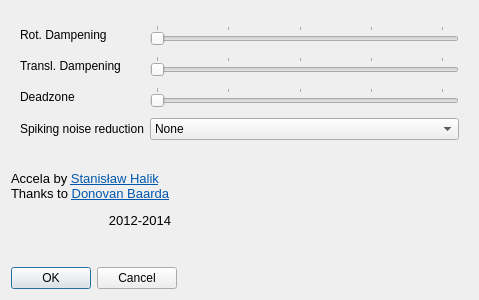
<?xml version="1.0" encoding="UTF-8"?>
<ui version="4.0">
 <class>AccelaUICFilterControls</class>
 <widget class="QWidget" name="AccelaUICFilterControls">
  <property name="windowModality">
   <enum>Qt::NonModal</enum>
  </property>
  <property name="geometry">
   <rect>
    <x>0</x>
    <y>0</y>
    <width>479</width>
    <height>300</height>
   </rect>
  </property>
  <property name="windowTitle">
   <string>Accela filter settings</string>
  </property>
  <property name="windowIcon">
   <iconset resource="../ftnoir_filter_ewma2/ewma-filter.qrc">
    <normaloff>:/images/filter-16.png</normaloff>:/images/filter-16.png</iconset>
  </property>
  <layout class="QVBoxLayout" name="verticalLayout">
   <item>
    <widget class="QFrame" name="frame">
     <property name="frameShape">
      <enum>QFrame::NoFrame</enum>
     </property>
     <property name="frameShadow">
      <enum>QFrame::Raised</enum>
     </property>
     <layout class="QGridLayout" name="gridLayout_3">
      <item row="1" column="0">
       <widget class="QLabel" name="lblSensYaw_6">
        <property name="sizePolicy">
         <sizepolicy hsizetype="Preferred" vsizetype="Minimum">
          <horstretch>0</horstretch>
          <verstretch>0</verstretch>
         </sizepolicy>
        </property>
        <property name="styleSheet">
         <string notr="true">color:#0;
			background:none;</string>
        </property>
        <property name="text">
         <string>Rot. Dampening</string>
        </property>
       </widget>
      </item>
      <item row="1" column="1">
       <widget class="QSlider" name="dampening_rot_slider">
        <property name="maximum">
         <number>99</number>
        </property>
        <property name="pageStep">
         <number>5</number>
        </property>
        <property name="orientation">
         <enum>Qt::Horizontal</enum>
        </property>
        <property name="tickPosition">
         <enum>QSlider::TicksAbove</enum>
        </property>
        <property name="tickInterval">
         <number>24</number>
        </property>
       </widget>
      </item>
	  <item row="2" column="0">
       <widget class="QLabel" name="damp_trans_lbl">
        <property name="sizePolicy">
         <sizepolicy hsizetype="Preferred" vsizetype="Minimum">
          <horstretch>0</horstretch>
          <verstretch>0</verstretch>
         </sizepolicy>
        </property>
        <property name="styleSheet">
         <string notr="true">color:#0;
			background:none;</string>
        </property>
        <property name="text">
         <string>Transl. Dampening</string>
        </property>
       </widget>
      </item>
      <item row="2" column="1">
       <widget class="QSlider" name="dampening_trans_slider">
        <property name="maximum">
         <number>99</number>
        </property>
        <property name="pageStep">
         <number>5</number>
        </property>
        <property name="orientation">
         <enum>Qt::Horizontal</enum>
        </property>
        <property name="tickPosition">
         <enum>QSlider::TicksAbove</enum>
        </property>
        <property name="tickInterval">
         <number>24</number>
        </property>
       </widget>
      </item>
      <item row="3" column="0">
       <widget class="QLabel" name="label">
        <property name="sizePolicy">
         <sizepolicy hsizetype="Preferred" vsizetype="Minimum">
          <horstretch>0</horstretch>
          <verstretch>0</verstretch>
         </sizepolicy>
        </property>
        <property name="text">
         <string>Deadzone</string>
        </property>
       </widget>
      </item>
      <item row="3" column="1">
       <widget class="QSlider" name="deadzone_slider">
        <property name="maximum">
         <number>99</number>
        </property>
        <property name="pageStep">
         <number>5</number>
        </property>
        <property name="orientation">
         <enum>Qt::Horizontal</enum>
        </property>
        <property name="tickPosition">
         <enum>QSlider::TicksAbove</enum>
        </property>
        <property name="tickInterval">
         <number>24</number>
        </property>
       </widget>
      </item>
      <item row="4" column="1">
       <widget class="QComboBox" name="ewma">
        <item>
         <property name="text">
          <string>None</string>
         </property>
        </item>
        <item>
         <property name="text">
          <string>Low</string>
         </property>
        </item>
        <item>
         <property name="text">
          <string>Normal</string>
         </property>
        </item>
        <item>
         <property name="text">
          <string>High</string>
         </property>
        </item>
        <item>
         <property name="text">
          <string>Extreme</string>
         </property>
        </item>
       </widget>
      </item>
      <item row="4" column="0">
       <widget class="QLabel" name="label_2">
        <property name="text">
         <string>Spiking noise reduction</string>
        </property>
       </widget>
      </item>
     </layout>
    </widget>
   </item>
   <item>
    <widget class="QLabel" name="label_9">
     <property name="sizePolicy">
      <sizepolicy hsizetype="Maximum" vsizetype="Maximum">
       <horstretch>0</horstretch>
       <verstretch>0</verstretch>
      </sizepolicy>
     </property>
     <property name="font">
      <font>
       <pointsize>7</pointsize>
      </font>
     </property>
     <property name="frameShape">
      <enum>QFrame::NoFrame</enum>
     </property>
     <property name="text">
      <string>&lt;html&gt;&lt;head/&gt;&lt;body&gt;&lt;p align=&quot;justify&quot;&gt;&lt;br/&gt;&lt;span style=&quot; font-size:10pt;&quot;&gt;Accela by &lt;/span&gt;&lt;a href=&quot;https://github.com/sthalik&quot;&gt;&lt;span style=&quot; font-size:10pt; text-decoration: underline; color:#0057ae;&quot;&gt;Stanisław Halik&lt;/span&gt;&lt;/a&gt;&lt;span style=&quot; font-size:10pt;&quot;&gt;&lt;br/&gt;Thanks to &lt;/span&gt;&lt;a href=&quot;https://github.com/dbaarda&quot;&gt;&lt;span style=&quot; font-size:10pt; text-decoration: underline; color:#0057ae;&quot;&gt;Donovan Baarda&lt;/span&gt;&lt;/a&gt;&lt;/p&gt;&lt;p align=&quot;right&quot;&gt;&lt;span style=&quot; font-size:10pt;&quot;&gt;2012-2014&lt;/span&gt;&lt;/p&gt;&lt;p align=&quot;right&quot;&gt;&lt;br/&gt;&lt;/p&gt;&lt;/body&gt;&lt;/html&gt;</string>
     </property>
     <property name="textFormat">
      <enum>Qt::RichText</enum>
     </property>
     <property name="scaledContents">
      <bool>false</bool>
     </property>
     <property name="alignment">
      <set>Qt::AlignCenter</set>
     </property>
     <property name="wordWrap">
      <bool>true</bool>
     </property>
     <property name="margin">
      <number>0</number>
     </property>
     <property name="indent">
      <number>0</number>
     </property>
     <property name="openExternalLinks">
      <bool>true</bool>
     </property>
     <property name="textInteractionFlags">
      <set>Qt::LinksAccessibleByKeyboard|Qt::LinksAccessibleByMouse|Qt::TextBrowserInteraction|Qt::TextSelectableByKeyboard|Qt::TextSelectableByMouse</set>
     </property>
    </widget>
   </item>
   <item>
    <widget class="QDialogButtonBox" name="buttonBox">
     <property name="sizePolicy">
      <sizepolicy hsizetype="Maximum" vsizetype="Maximum">
       <horstretch>0</horstretch>
       <verstretch>0</verstretch>
      </sizepolicy>
     </property>
     <property name="standardButtons">
      <set>QDialogButtonBox::Cancel|QDialogButtonBox::Ok</set>
     </property>
    </widget>
   </item>
  </layout>
 </widget>
 <tabstops>
  <tabstop>buttonBox</tabstop>
 </tabstops>
 <resources>
  <include location="../ftnoir_filter_ewma2/ewma-filter.qrc"/>
 </resources>
 <connections/>
 <slots>
  <slot>startEngineClicked()</slot>
  <slot>stopEngineClicked()</slot>
  <slot>cameraSettingsClicked()</slot>
 </slots>
</ui>
